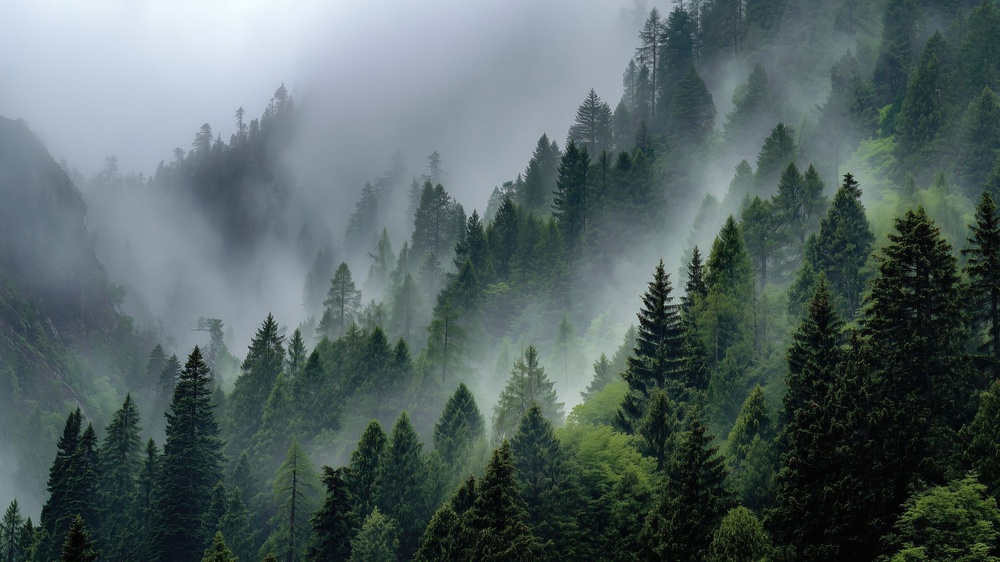
#> input picture assets/forest.jpg, 1000 x 562 px, shrunk from 2560 x 1440 before the run
$ python haze_map.py ../assets/forest.jpg ../assets/sway.png
#> lines starting #> are read from the running program, lines starting #| are printed output that depends on the picture
"""Estimate atmospheric transmission (how much fog sits in front of each pixel)
using the dark-channel prior (He et al., 2009) with guided-filter refinement.

Usage: python haze_map.py <input.jpg> <out_transmission.png>
Prints the estimated airlight (fog colour) as JSON.
"""
import json
import sys

import numpy as np
from PIL import Image


def box(a, r):
    """Mean over a (2r+1)^2 window, edge-clamped, via integral images."""
    p = np.pad(a, ((r + 1, r), (r + 1, r)), mode="edge")
    c = p.cumsum(0).cumsum(1)
    k = 2 * r + 1
    s = c[k:, k:] - c[:-k, k:] - c[k:, :-k] + c[:-k, :-k]
    return s / (k * k)


def min_filter(a, r):
    p = np.pad(a, r, mode="edge")
    h, w = a.shape
    out = np.full(a.shape, np.inf, dtype=a.dtype)
    for d in range(2 * r + 1):  # separable: rows then columns
        out = np.minimum(out, p[r:r + h, d:d + w])
    p = np.pad(out, ((r, r), (0, 0)), mode="edge")
    out2 = np.full(a.shape, np.inf, dtype=a.dtype)
    for d in range(2 * r + 1):
        out2 = np.minimum(out2, p[d:d + h, :])
    return out2


def guided(I, p, r, eps):
    mI, mp = box(I, r), box(p, r)
    cov = box(I * p, r) - mI * mp
    var = box(I * I, r) - mI * mI
    a = cov / (var + eps)
    b = mp - a * mI
    return box(a, r) * I + box(b, r)


def main(src, dst):
#> called with src = '../assets/forest.jpg', dst = '../assets/sway.png'
    img = np.asarray(Image.open(src).convert("RGB"), dtype=np.float64) / 255.0
    dark = min_filter(img.min(axis=2), 7)
#> after the loop in min_filter, `for d in range(2 * r + 1):`:
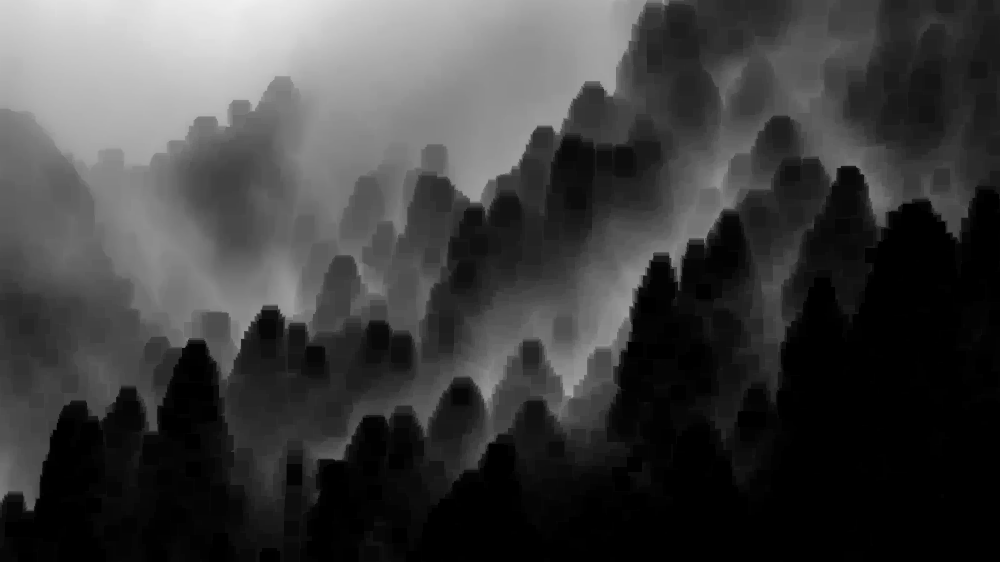
#> out2: shape (562, 1000) float64; min 0, max 0.941, mean 0.247

    # Airlight: mean colour of the brightest 0.1% of the dark channel.
    n = max(1, dark.size // 1000)
#> n = 562
    idx = np.argsort(dark.ravel())[-n:]
#> idx = 562 values, max 12232 at index 76, min 180 at index 3, mean 4243.4
    A = img.reshape(-1, 3)[idx].mean(axis=0)
#> A = [0.939, 0.976, 0.992]

    omega = 0.95
    t = 1.0 - omega * min_filter((img / A).min(axis=2), 7)
    gray = img.mean(axis=2)
    t = guided(gray, t, 40, 1e-3)
#> in guided, `cov = box(I * p, r) - mI * mp`:
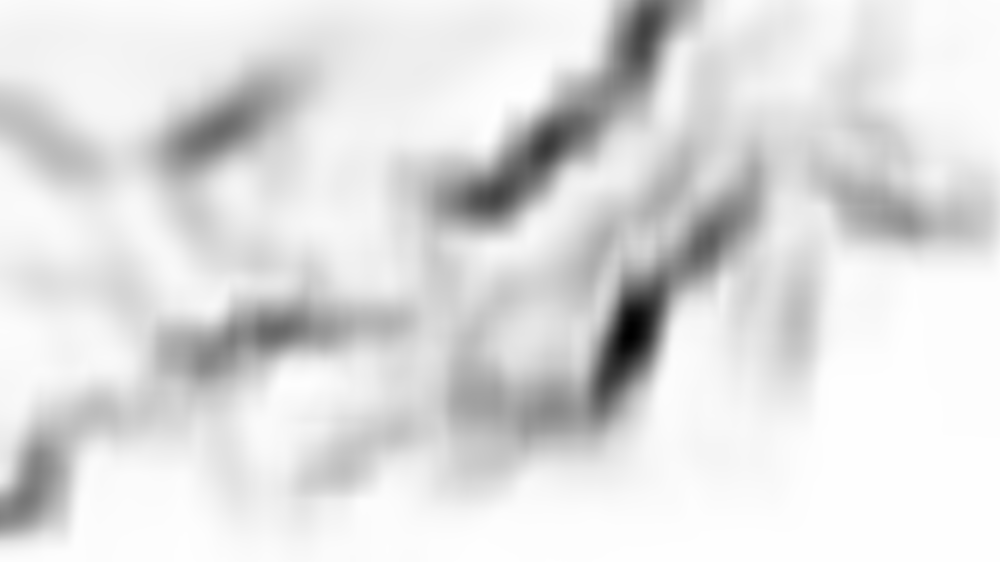
#> cov: shape (562, 1000) float64; min -0.0411, max 0.000149, mean -0.00524; drawn with min black and max white
#> call 4 of box, with r = 40
#> in box (call 4), `p = np.pad(a, ((r + 1, r), (r + 1, r)), mode="edge")`:
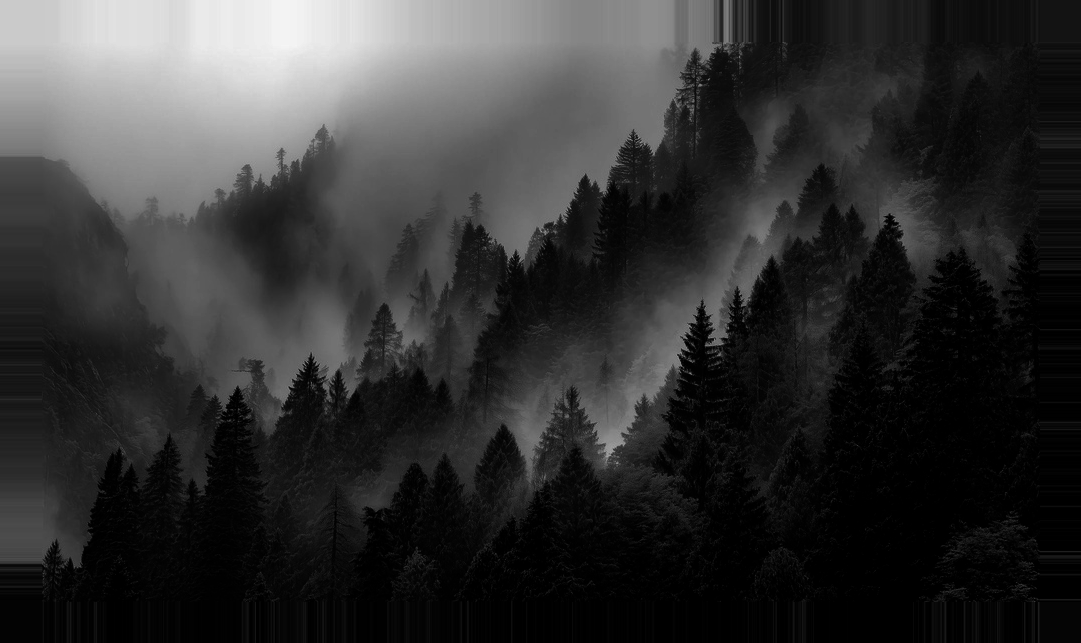
#> p: shape (643, 1081) float64; min 0, max 0.964, mean 0.199
#> in box (call 4), `c = p.cumsum(0).cumsum(1)`:
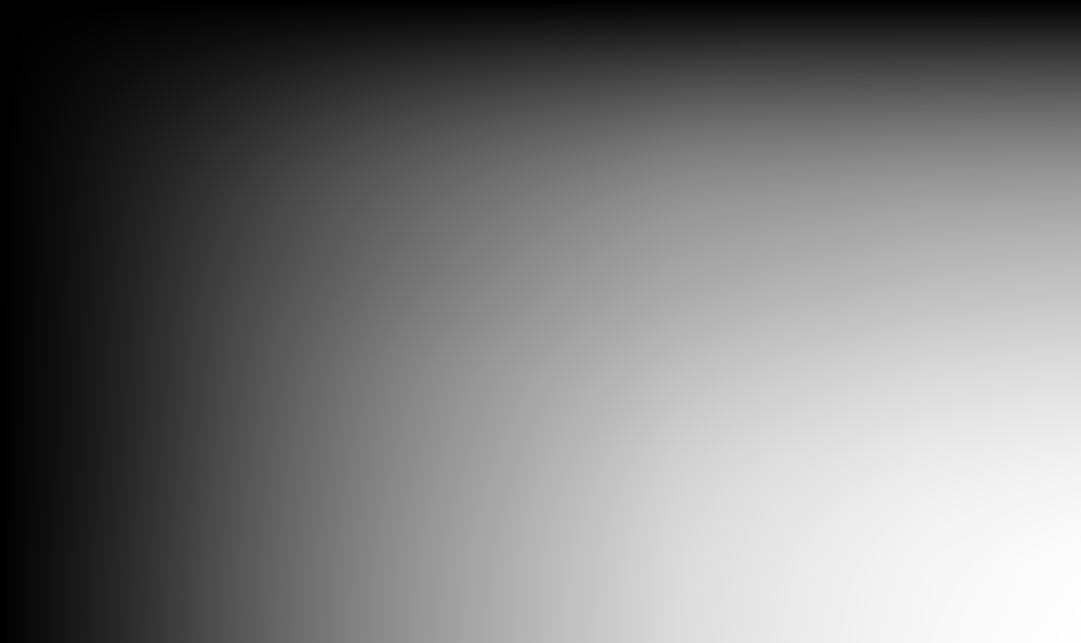
#> c: shape (643, 1081) float64; min 0.792, max 138433.4, mean 65039.7; drawn with min black and max white
#> in guided, `var = box(I * I, r) - mI * mI`:
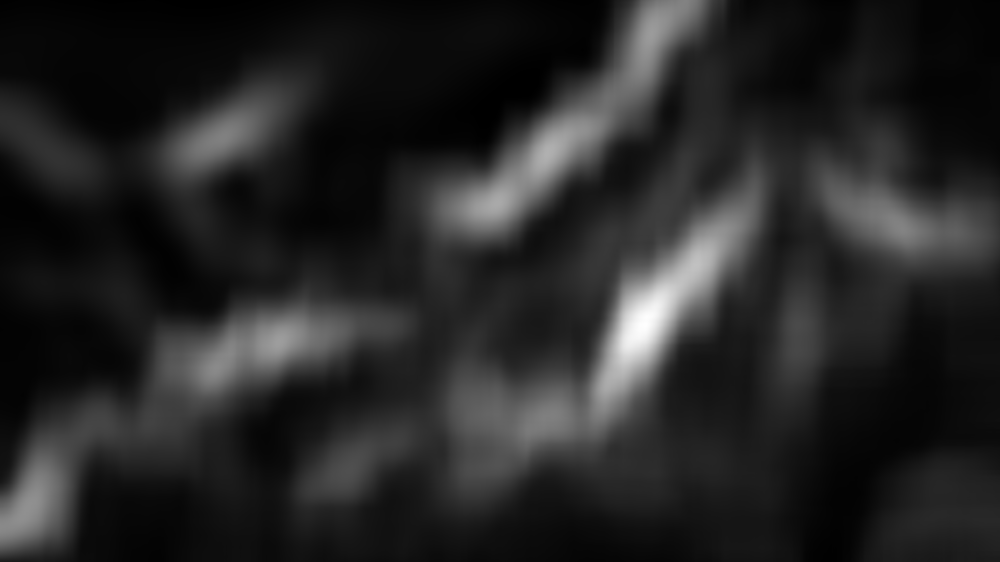
#> var: shape (562, 1000) float64; min 0.000207, max 0.0566, mean 0.00866; drawn with min black and max white
#> in guided, `a = cov / (var + eps)`:
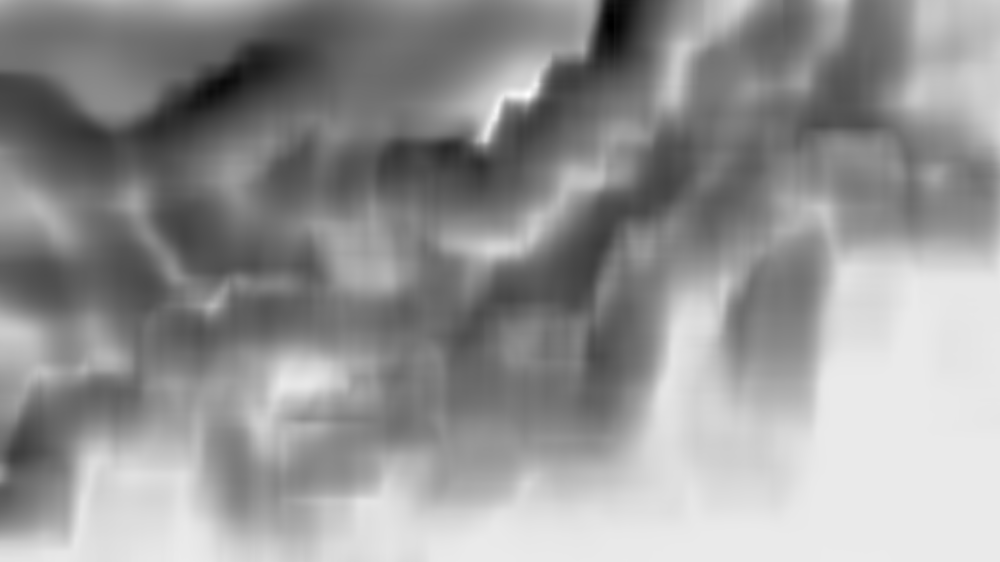
#> a: shape (562, 1000) float64; min -1.34, max 0.118, mean -0.489; drawn with min black and max white
#> in guided, `b = mp - a * mI`:
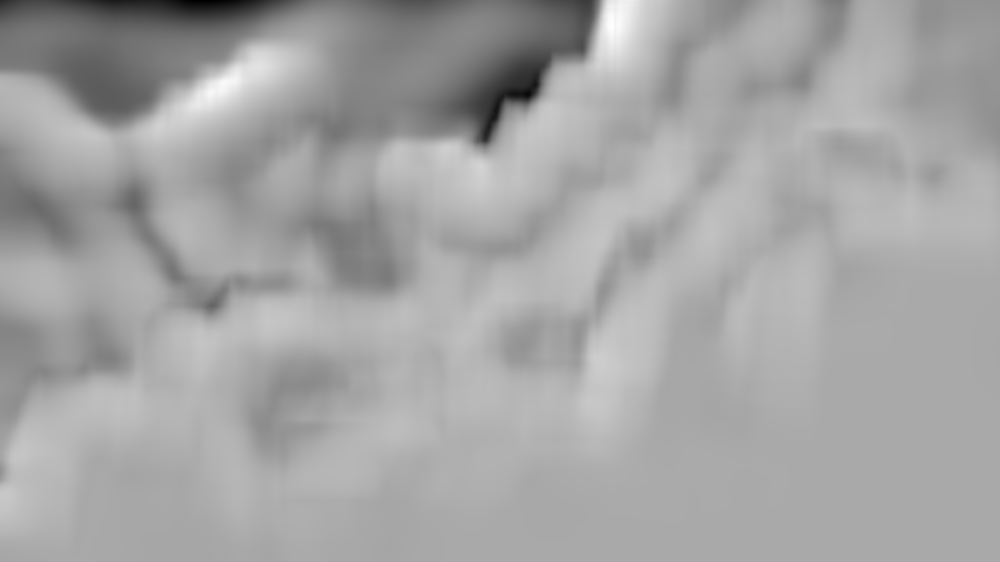
#> b: shape (562, 1000) float64; min 0.33, max 1.34, mean 0.979; drawn with min black and max white
    t = np.clip(t, 0.05, 1.0)

    Image.fromarray((t * 255 + 0.5).astype(np.uint8), "L").save(dst, optimize=True)
    print(json.dumps({"airlight": [round(float(x), 4) for x in A],
                      "t_min": round(float(t.min()), 3),
                      "t_mean": round(float(t.mean()), 3)}))
#| {"airlight": [0.939, 0.9755, 0.9917], "t_min": 0.076, "t_mean": 0.75}


if __name__ == "__main__":
    main(sys.argv[1], sys.argv[2])

$ run again, on assets/transmission.png
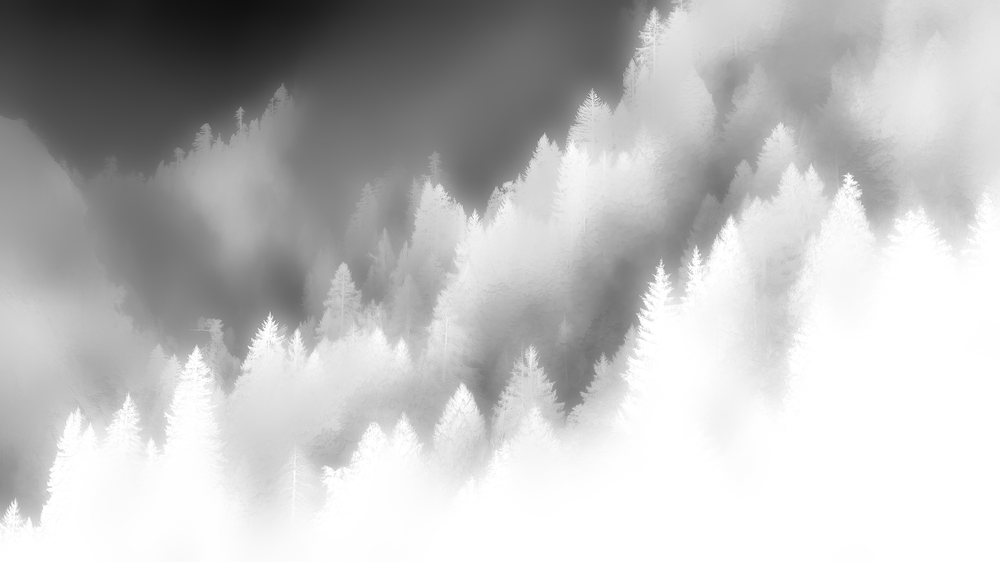
#> input picture assets/transmission.png, 1000 x 562 px, shrunk from 2560 x 1440 before the run
#> after the loop in min_filter, `for d in range(2 * r + 1):`:
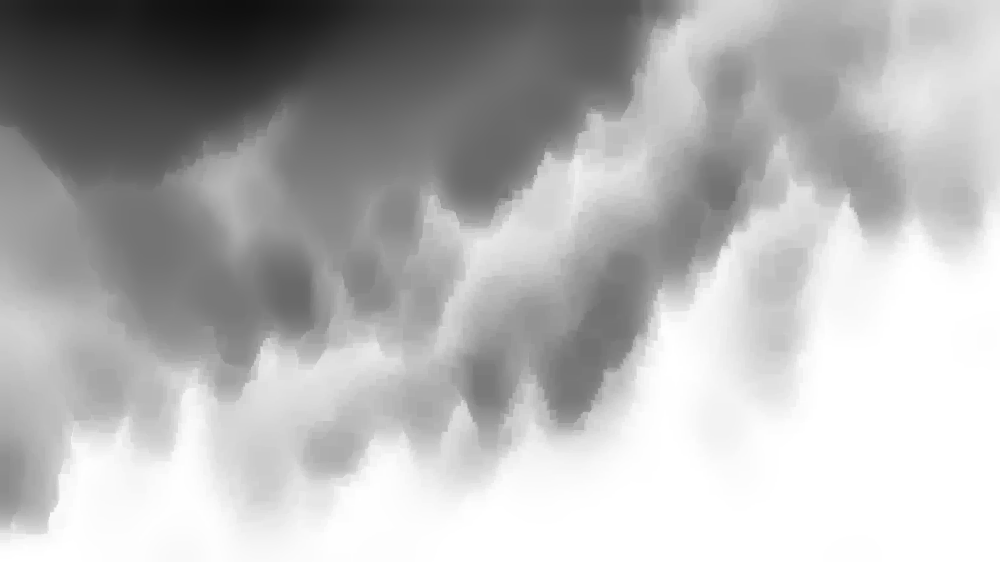
#> out2: shape (562, 1000) float64; min 0.0588, max 1, mean 0.705
#> idx = 562 values, max 561999 at index 530, min 318890 at index 490, mean 518089.3
#> A = [1, 1, 1]
#> in guided, `return box(a, r) * I + box(b, r)`:
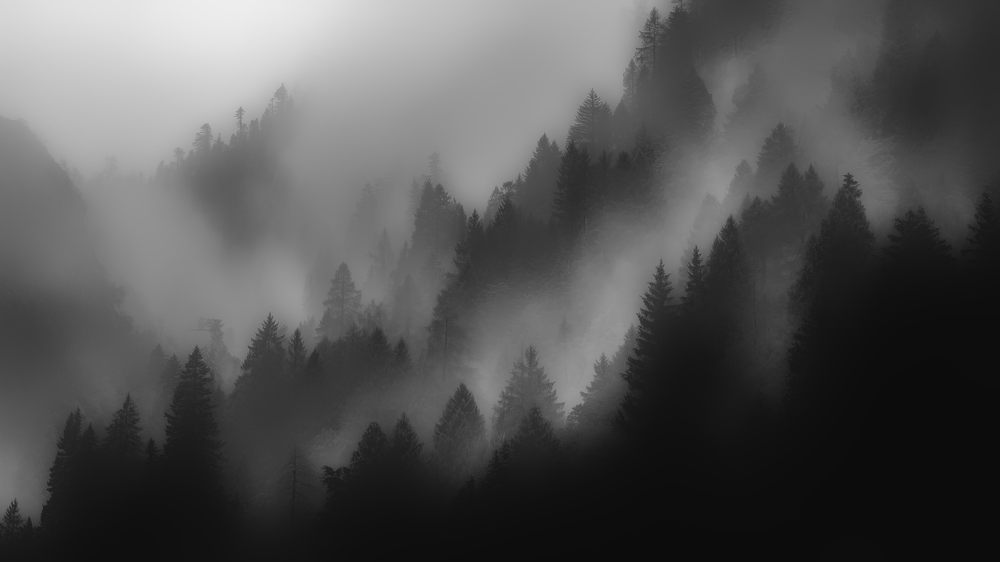
#> returned value: shape (562, 1000) float64; min 0.05, max 0.933, mean 0.33
#| {"airlight": [1.0, 1.0, 1.0], "t_min": 0.05, "t_mean": 0.33}
